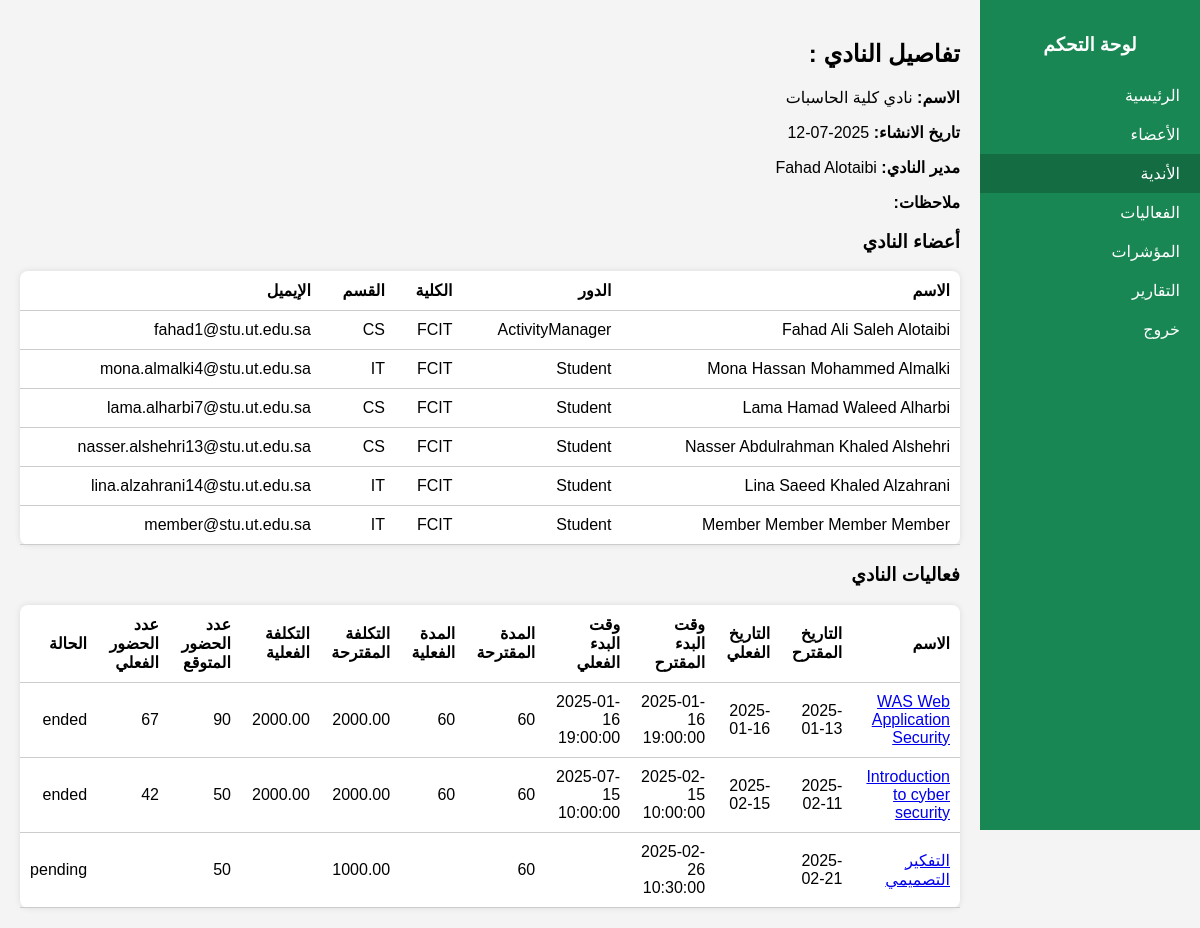
Page /admin/club_details.php?id=1 on the committed database.
### tables this page shows
CREATE TABLE `clubs` (
  `club_id` int(11) NOT NULL,
  `club_name` varchar(100) NOT NULL,
  `initial_date` date DEFAULT NULL,
  `club_manager_id` int(11) DEFAULT NULL,
  `note` varchar(255) DEFAULT NULL
);

CREATE TABLE `members` (
  `member_id` int(11) NOT NULL,
  `first_name` varchar(100) NOT NULL,
  `middle_name` varchar(100) NOT NULL,
  `third_name` varchar(100) NOT NULL,
  `last_name` varchar(100) NOT NULL,
  `member_role` enum('Student','ActivityManager') DEFAULT 'Student',
  `faculty` varchar(10) DEFAULT NULL,
  `department` varchar(10) DEFAULT NULL,
  `phone_number` varchar(20) DEFAULT NULL,
  `email` varchar(100) DEFAULT NULL,
  `club_id` int(11) DEFAULT NULL,
  `account_name` varchar(50) NOT NULL,
  `pwd_hash` varchar(255) NOT NULL,
  `registration_date` datetime DEFAULT current_timestamp()
);

CREATE TABLE `activity` (
  `activity_id` int(11) NOT NULL,
  `activity_name` varchar(100) NOT NULL,
  `proposed_date` date DEFAULT NULL,
  `actual_date` date DEFAULT NULL,
  `proposed_start_time` datetime DEFAULT NULL,
  `actual_start_time` datetime DEFAULT NULL,
  `proposed_duration_min` int(11) DEFAULT NULL,
  `actual_duration_min` int(11) DEFAULT NULL,
  `proposed_cost` decimal(10,2) DEFAULT NULL,
  `actual_cost` decimal(10,2) DEFAULT NULL,
  `proposed_audience_number` int(11) DEFAULT NULL,
  `actual_audience_number` int(11) DEFAULT NULL,
  `purpose_of_activity` text DEFAULT NULL,
  `serves_student_plan` tinyint(1) DEFAULT NULL,
  `serves_student` tinyint(1) DEFAULT NULL,
  `serves_special_needs` tinyint(1) DEFAULT NULL,
  `activity_manager_id` int(11) DEFAULT NULL,
  `club_id` int(11) DEFAULT NULL,
  `status` enum('pending','active','ended') DEFAULT 'pending'
);

### admin/club_details.php (the view, shortened to what this page needs)
<?php
include '../database/db.php';
$club_id = (int) $_GET['id'];
$stmt = $pdo->prepare("SELECT c.*, CONCAT(m.first_name, ' ', m.last_name) AS manager
                       FROM Clubs c
                       LEFT JOIN Members m ON c.club_manager_id = m.member_id
                       WHERE c.club_id = ?");
$stmt->execute([$club_id]);
$club = $stmt->fetch();
$members = $pdo->prepare("SELECT * FROM Members WHERE club_id = ?");
$members->execute([$club_id]);
$activities = $pdo->prepare("SELECT * FROM Activity WHERE club_id = ?");
$activities->execute([$club_id]);
?>
<!DOCTYPE html>
<html lang="ar" dir="rtl">
<head>
  <link rel="stylesheet" href="../css/style.css">
</head>
<body>
  <div class="sidebar">
    <h3 class="sidebar-title">لوحة التحكم</h3>
    <a href="dashboard.php">الرئيسية</a>
    <a href="members.php">الأعضاء</a>
    <a class="active" href="clubs.php">الأندية</a>
    <a href="activities.php">الفعاليات</a>
    <a href="kpis.php">المؤشرات</a>
    <a href="reports.php">التقارير</a>
    <a href="logout.php" onclick="return confirm('هل أنت متأكد؟');">خروج</a>
  </div>
  <div class="main-content">
    <h2>تفاصيل النادي :</h2>
    <div>
      <p><strong> الاسم:</strong> <?= htmlspecialchars($club['club_name']) ?></p>
      <p><strong>تاريخ الانشاء:</strong> <?= $club['initial_date'] ?></p>
      <p><strong>مدير النادي:</strong> <?= htmlspecialchars($club['manager']) ?></p>
      <p><strong>ملاحظات:</strong> <?= htmlspecialchars($club['note']) ?></p>
    </div>
    <h3>أعضاء النادي</h3>
    <table>
      <thead>
        <tr>
          <th>الاسم</th>
          <th>الدور</th>
          <th>الكلية</th>
          <th>القسم</th>
          <th>الإيميل</th>
        </tr>
      </thead>
      <tbody>
        <?php foreach ($members as $m): ?>
          <tr>
            <td><?= htmlspecialchars("{$m['first_name']} {$m['middle_name']} {$m['third_name']} {$m['last_name']}") ?>
            </td>
            <td><?= $m['member_role'] ?></td>
            <td><?= $m['faculty'] ?></td>
            <td><?= $m['department'] ?></td>
            <td><?= $m['email'] ?></td>
          </tr>
        <?php endforeach; ?>
      </tbody>
    </table>
    <h3>فعاليات النادي</h3>
    <table>
      <thead>
        <tr>
          <th>الاسم</th>
          <th>التاريخ المقترح</th>
          <th>التاريخ الفعلي</th>
          <th>وقت البدء المقترح</th>
          <th>وقت البدء الفعلي</th>
          <th>المدة المقترحة</th>
          <th>المدة الفعلية </th>
          <th>التكلفة المقترحة</th>
          <th>التكلفة الفعلية</th>
          <th>عدد الحضور المتوقع</th>
          <th>عدد الحضور الفعلي</th>
          <th>الحالة</th>
        </tr>
      </thead>
      <tbody>
        <?php foreach ($activities as $a): ?>
          <tr>
            <td><a
                href="activity_details.php?id=<?= $a['activity_id'] ?>"><?= htmlspecialchars($a['activity_name']) ?></a>
            </td>
            <td><?= $a['proposed_date'] ?></td>
            <td><?= $a['actual_date'] ?></td>
            <td><?= $a['proposed_start_time'] ?></td>
            <td><?= $a['actual_start_time'] ?></td>
            <td><?= $a['proposed_duration_min'] ?></td>
            <td><?= $a['actual_duration_min'] ?></td>
            <td><?= $a['proposed_cost'] ?></td>
            <td><?= $a['actual_cost'] ?></td>
            <td><?= $a['proposed_audience_number'] ?></td>
            <td><?= $a['actual_audience_number'] ?></td>
            <td><?= $a['status'] ?></td>
          </tr>
        <?php endforeach; ?>
      </tbody>
    </table>
  </div>
</body>
</html>

### css/style.css (style rules this page uses)
body { font-family: 'Cairo', sans-serif; margin: 0; background: #f4f4f4; direction: rtl; display: flex; }
.sidebar { width: 220px; background: #198754; min-height: 100vh; position: fixed; right: 0; top: 0; padding: 15px 0; color: white; }
.sidebar-title { text-align: center; margin-bottom: 20px; }
.sidebar a { display: block; padding: 10px 20px; color: white; text-decoration: none; transition: background 0.3s; }
.sidebar a:hover, .sidebar a.active { background: #146c43; }
.main-content { margin-right: 220px; padding: 20px; flex: 1; }
.activity-table, table { width: 100%; background: white; border-radius: 8px; padding: 15px; margin-top: 15px; box-shadow: 0 0 6px rgba(0,0,0,0.1); border-collapse: collapse; }
table th, table td { padding: 10px; border-bottom: 1px solid #ccc; text-align: right; }

### rows in the picture
clubs: club_name "نادي كلية الحاسبات", initial_date "2025-07-12"
members: first_name+middle_name+third_name "Fahad Ali Saleh Alotaibi", member_role "ActivityManager", faculty "FCIT", department "CS", email "fahad1@stu.ut.edu.sa"
members: first_name+middle_name+third_name "Mona Hassan Mohammed Almalki", member_role "Student", faculty "FCIT", department "IT", email "mona.almalki4@stu.ut.edu.sa"
members: first_name+middle_name+third_name "Lama Hamad Waleed Alharbi", member_role "Student", faculty "FCIT", department "CS", email "lama.alharbi7@stu.ut.edu.sa"
members: first_name+middle_name+third_name "Nasser Abdulrahman Khaled Alshehri", member_role "Student", faculty "FCIT", department "CS", email "nasser.alshehri13@stu.ut.edu.sa"
members: first_name+middle_name+third_name "Lina Saeed Khaled Alzahrani", member_role "Student", faculty "FCIT", department "IT", email "lina.alzahrani14@stu.ut.edu.sa"
members: first_name+middle_name+third_name "Member Member Member Member", member_role "Student", faculty "FCIT", department "IT", email "member@stu.ut.edu.sa"
activity: activity_name "WAS Web Application Security", proposed_date "2025-01-13", actual_date "2025-01-16", proposed_start_time "2025-01-16 19:00:00", actual_start_time "2025-01-16 19:00:00", proposed_duration_min "60", actual_duration_min "60", proposed_cost "2000.00", actual_cost "2000.00", proposed_audience_number "90", actual_audience_number "67", status "ended"
activity: activity_name "Introduction to cyber security", proposed_date "2025-02-11", actual_date "2025-02-15", proposed_start_time "2025-02-15 10:00:00", actual_start_time "2025-07-15 10:00:00", proposed_duration_min "60", actual_duration_min "60", proposed_cost "2000.00", actual_cost "2000.00", proposed_audience_number "50", actual_audience_number "42", status "ended"
activity: activity_name "التفكير التصميمي", proposed_date "2025-02-21", proposed_start_time "2025-02-26 10:30:00", proposed_duration_min "60", proposed_cost "1000.00", proposed_audience_number "50", status "pending"

### other values in the picture
$club['manager'] "Fahad Alotaibi"
